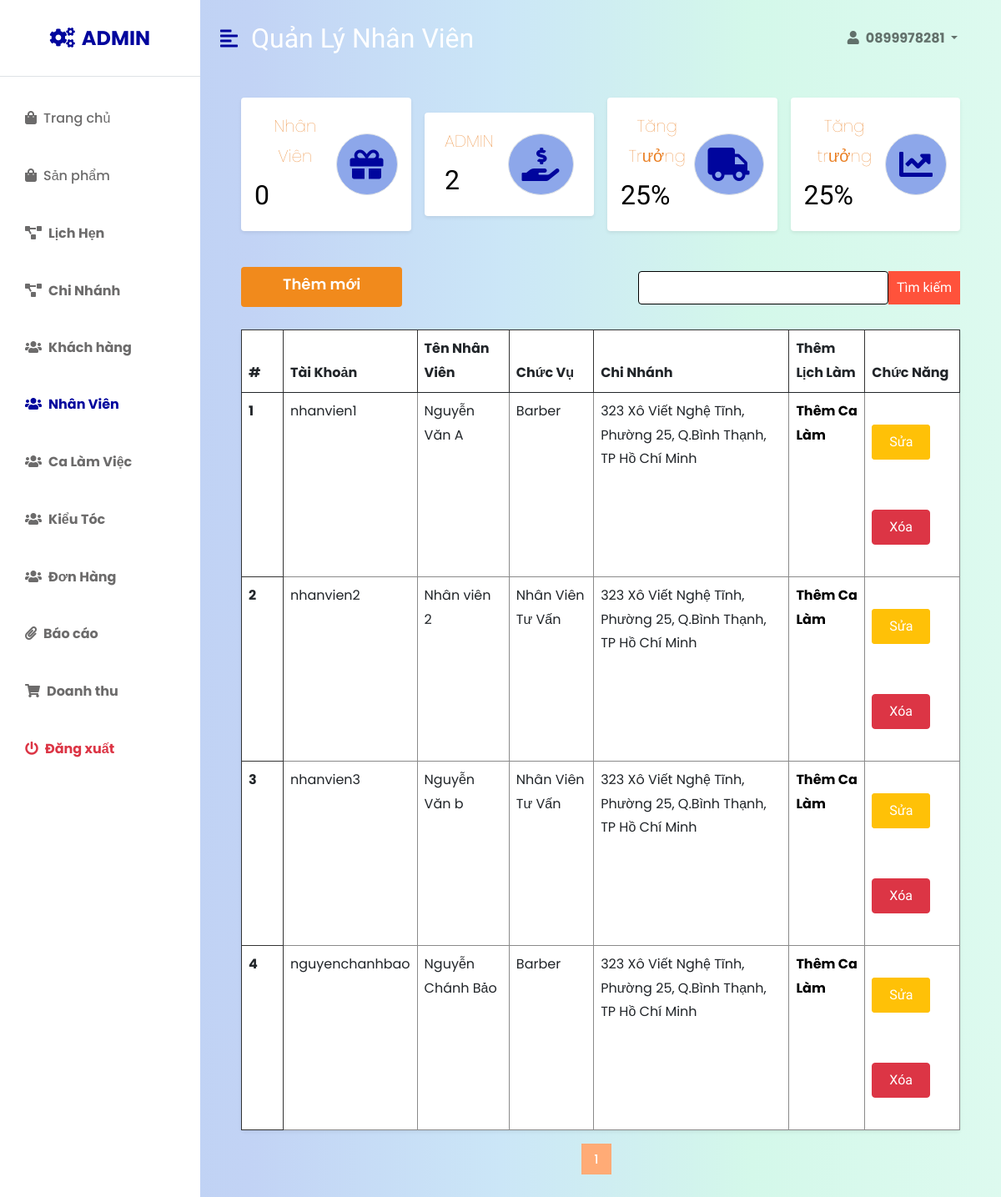
Screenshot of /admin/quanlynhanvien.php (signed in) with the database file from the repository.
### tables this page shows
CREATE TABLE `khachhang` (
  `id` int(11) NOT NULL,
  `username` varchar(255) DEFAULT NULL,
  `hoten` varchar(255) DEFAULT NULL,
  `password` varchar(255) DEFAULT NULL,
  `type` varchar(255) NOT NULL,
  `chinhanh` varchar(255) NOT NULL,
  `chucvu` varchar(255) NOT NULL,
  `gioitinh` varchar(255) NOT NULL,
  `ngaysinh` varchar(255) NOT NULL,
  `noisinh` varchar(255) NOT NULL,
  `background` varchar(255) NOT NULL
);

### admin/quanlynhanvien.php (the view, shortened to what this page needs)
<!DOCTYPE html>
<html lang="en">
<head>
    <link href="https://cdn.jsdelivr.net/npm/bootstrap@5.0.0-beta3/dist/css/bootstrap.min.css" rel="stylesheet" />
    <link rel="stylesheet" href="https://cdnjs.cloudflare.com/ajax/libs/font-awesome/5.15.3/css/all.min.css" />
    <link rel="stylesheet" href="admin.css" />
    <link rel="stylesheet" href="../css/style.css" />
</head>
<body>
    <div class="d-flex" id="wrapper">
        <div class="bg-white" id="sidebar-wrapper">
            <div class="sidebar-heading text-center py-4 primary-text fs-4 fw-bold text-uppercase border-bottom"><i
                    class="fa fa-cogs me-2"></i>admin</div>
            <div class="list-group list-group-flush my-3">
            <a href="index.php" class="list-group-item list-group-item-action bg-transparent second-text "><i
                        class="fas fa-shopping-bag me-2"></i>Trang chủ</a>
                <a href="quanlysanpham.php" class="list-group-item list-group-item-action bg-transparent second-text"><i
                        class="fas fa-shopping-bag me-2"></i>Sản phẩm</a>
                <a href="quanlylichhen.php" class="list-group-item list-group-item-action bg-transparent second-text fw-bold"><i
                        class="fas fa-project-diagram me-2"></i>Lịch Hẹn</a>
                <a href="quanlychinhanh.php" class="list-group-item list-group-item-action bg-transparent second-text fw-bold "><i
                        class="fas fa-project-diagram me-2"></i>Chi Nhánh</a>
                <a href="quanlyuser.php" class="list-group-item list-group-item-action bg-transparent second-text fw-bold"><i
                        class="fas fa-users me-2"></i>Khách hàng</a>
                <a href="quanlynhanvien.php" class="list-group-item list-group-item-action bg-transparent second-text fw-bold active"><i
                        class="fas fa-users me-2"></i>Nhân Viên</a>
                <a href="quanlycalam.php" class="list-group-item list-group-item-action bg-transparent second-text fw-bold"><i
                        class="fas fa-users me-2"></i>Ca Làm Việc</a>
                <a href="quanlymautoc.php" class="list-group-item list-group-item-action bg-transparent second-text fw-bold"><i
                        class="fas fa-users me-2"></i>Kiểu Tóc</a>
                <a href="quanlydonhang.php" class="list-group-item list-group-item-action bg-transparent second-text fw-bold"><i
                        class="fas fa-users me-2"></i>Đơn Hàng</a>
                <a href="quanlybaocao.php" class="list-group-item list-group-item-action bg-transparent second-text fw-bold"><i
                        class="fas fa-paperclip me-2"></i>Báo cáo</a>
                <a href="quanlydoanhthu.php" class="list-group-item list-group-item-action bg-transparent second-text fw-bold"><i
                        class="fas fa-shopping-cart me-2"></i>Doanh thu</a>
                <a href="../logout.php" class="list-group-item list-group-item-action bg-transparent text-danger fw-bold"><i
                        class="fas fa-power-off me-2"></i>Đăng xuất</a>
            </div>
        </div>
        <div id="page-content-wrapper">
            <nav class="navbar navbar-expand-lg navbar-light bg-transparent py-4 px-4">
                <div class="d-flex align-items-center">
                    <i class="fas fa-align-left primary-text fs-4 me-3" id="menu-toggle"></i>
                    <h2 class="fs-2 m-0">Quản Lý Nhân Viên</h2>
                </div>
                <div class="collapse navbar-collapse" id="navbarSupportedContent">
                    <ul class="navbar-nav ms-auto mb-2 mb-lg-0">
                        <li class="nav-item dropdown">
                            <a class="nav-link dropdown-toggle second-text fw-bold" href="#" id="navbarDropdown"
                                role="button" data-bs-toggle="dropdown" aria-expanded="false">
                                <i class="fas fa-user me-2"></i><?php if (isset($_SESSION['user']) && $_SESSION['user']){
                        echo $_SESSION['user'];
                    }
                    else{
                        echo 'Bạn chưa đăng nhập';
                    }?>
                            </a>
                        </li>
                    </ul>
                </div>
            </nav>
            <div class="container-fluid px-4">
                <div class="row g-3 my-2">
                    <div class="col-md-3">
                        <div class="p-3 bg-white shadow-sm d-flex justify-content-around align-items-center rounded">
                            <div>
                            <?php
                                    include "../config.php";
                                    $result = mysqli_query($conn, "SELECT * FROM chinhanh");
                                    $nhanvien = 0;
                                    while ($row = mysqli_fetch_assoc($result)){
                                    $nhanvien = $nhanvien + $row['nhanvien'];}
                                ?>
                                <p class="fs-5">Nhân Viên</p>
                                <h3 class="fs-2" style=" color: #000;"><?php echo $nhanvien?></h3>
                            </div>
                            <i class="fas fa-gift fs-1 primary-text border rounded-full secondary-bg p-3"></i>
                        </div>
                    </div>
                    <div class="col-md-3">
                        <div class="p-3 bg-white shadow-sm d-flex justify-content-around align-items-center rounded">
                            <div>
                            <?php
                                     include "../config.php";
                                     $sql = "SELECT * FROM khachhang where type = 'admin'";
                                     $res = mysqli_query($conn, $sql);
                                     $count = mysqli_num_rows($res);
                                ?>
                                <p class="fs-5">ADMIN</p>
                                <h3 class="fs-2" style="color: #000;"><?php echo $count?></h3>
                            </div>
                            <i
                                class="fas fa-hand-holding-usd fs-1 primary-text border rounded-full secondary-bg p-3"></i>
                        </div>
                    </div>
                    <div class="col-md-3">
                        <div class="p-3 bg-white shadow-sm d-flex justify-content-around align-items-center rounded">
                        <div>
                        <div>
                                <p class="fs-5">Tăng Trưởng</p>
                                <h3 class="fs-2" style="color: #000;">25%</h3>
                            </div>
                            </div>
                            <i class="fas fa-truck fs-1 primary-text border rounded-full secondary-bg p-3"></i>
                        </div>
                    </div>
                    <div class="col-md-3">
                        <div class="p-3 bg-white shadow-sm d-flex justify-content-around align-items-center rounded">
                            <div>
                                <p class="fs-5">Tăng trưởng</p>
                                <h3 class="fs-2" style="color: #000;">25%</h3>
                            </div>
                            <i class="fas fa-chart-line fs-1 primary-text border rounded-full secondary-bg p-3"></i>
                        </div>
                    </div>
                </div>
                <div    class="row my-5">
                    <ul class="quanly">
                    <li><a href="themnhanvien.php" class="btn__add" style="padding: 15px 50px; background-color: #f18a1c; border-radius: 4px; text-align: center;padding-top: 8px; color: #fff; font-size: 18px; font-weight: 600;">
                            Thêm mới
                        </a></li>
                        <li><form method="POST" class="d-flex" action="">
                            <input name="search" type="search" class="form-control" style="border-color: #000;height: 40px; width: 300px; position: relative;">
                            <button name="sbm" class="btn btn-success" style=" border-color: #f18a1c; border: unset; margin-top: 0px; padding: 8px 10px;">Tìm kiếm</button>
                        </form>
                    </li>
                    </ul>
                    <div class="col">
                        <table class="table bg-white rounded shadow-sm  table-hover">
                            <thead>
                                <tr>
                                    <th scope="col" width="50">#</th>
                                    <th scope="col">Tài Khoản</th>
                                    <th scope="col">Tên Nhân Viên</th>
                                    <th scope="col">Chức Vụ</th>
                                    <th scope="col">Chi Nhánh</th>
                                    <th scope="col">Thêm Lịch Làm</th>
                                    <th scope="col">Chức Năng</th>
                                </tr>
                            </thead>
                            <tbody>
                            <?php
                                include '../config.php';
                                $totalRecords = mysqli_query($conn, "SELECT * FROM `khachhang` where type = 'nhanvien'");
                                $totalRecords = $totalRecords->num_rows;
                                $current_page = isset($_GET['page']) ? $_GET['page'] : 1;
                                $limit = 6;
                                $total_page = ceil($totalRecords / $limit);
                                $i = 1;
                                $start = ($current_page - 1) * $limit;
                                $result = mysqli_query($conn, "SELECT * FROM `khachhang` where type = 'nhanvien' LIMIT $start, $limit");
                                while ($row = mysqli_fetch_array($result)){
                            ?>
                                <tr>
                                    <th scope="row"><?php echo $i++ ?></th>
                                    <td><?php echo $row['username']?></td>
                                    <td><?php echo $row['hoten']?></td>
                                    <td><?php echo $row['chucvu']?></td>
                                    <td><?php echo $row['chinhanh']?></td>
                                    <td><a style="color: #000; font-weight: bold;" href="themcalam.php?id=<?php echo $row['id']?>">Thêm Ca Làm</a></td>
                                    <td>
                                        <a class="btn btn-warning" style=" line-height: 40px; padding: 0px 20px; background-color:#ffc107; border-radius: 3px" href="suanhanvien.php?id=<?php echo $row['id']?>">Sửa</a>
                                        <a class="btn btn-danger" style="line-height: 40px; padding: 0px 20px; background-color:#dc3545; border-radius: 0.25rem;" href="xoanhanvien.php?id=<?php echo $row['id']?>">Xóa</a>
                                    </td>
                                </tr>
                            <?php }?>
                            </tbody>
                                </table>
                <ul class="pagination">
                <?php for ($i = 1; $i <= $total_page; $i++){
                    if ($i == $current_page){
                        echo '<li class="pag-item"><span >'.$i.'</span></li>';
                    }
                    else{
                        echo '<li class="pag-item"><a href = "quanlyuser.php?page='.$i.'">'.$i.'</a></li>';
                    }
                    }?>
                    </ul>
                    </div>
                </div>
            </div>
        </div>
    </div>
</body>
</html>

### admin/admin.css (style rules this page uses)
:root { --main-bg-color: #001f99; --main-text-color: #00059d; --second-text-color: #6c6b6b; --second-bg-color: #8da7ea; }
.primary-text { color: var(--main-text-color); }
.second-text { color: var(--second-text-color); }
.secondary-bg { background-color: var(--second-bg-color); }
.rounded-full { border-radius: 100%; }
#wrapper { overflow-x: hidden; background-image: linear-gradient( to right, #bad1f3, #c2d3f5, #cbe6f7, #d4f8ea, #ddfaef ); }
#sidebar-wrapper { min-height: 100vh; margin-left: -15rem; -webkit-transition: margin 0.25s ease-out; -moz-transition: margin 0.25s ease-out; -o-transition: margin 0.25s ease-out; transition: margin 0.25s ease-out; }
#sidebar-wrapper .sidebar-heading { padding: 0.875rem 1.25rem; font-size: 1.2rem; }
#sidebar-wrapper .list-group { width: 15rem; }
#page-content-wrapper { min-width: 100vw; }
#menu-toggle { cursor: pointer; }
.list-group-item { border: none; padding: 20px 30px; }
.list-group-item.active { background-color: transparent; color: var(--main-text-color); font-weight: bold; border: none; }
@media (min-width: 768px) { #sidebar-wrapper { margin-left: 0; } }
@media (min-width: 768px) { #page-content-wrapper { min-width: 0; width: 100%; } }
* { margin: 0; padding:0; box-sizing: border-box; }
body { font-family: 'Poppins', sans-serif; }
.navbar { display: flex; align-items: center; padding: 20px; }
nav { flex: 1; text-align: right; }
nav ul { display: inline-block; list-style-type: none; }
nav ul li { display: inline-block; margin-right: 20px; }
a { text-decoration: none; color: #555; }
p { text-align: center; color: #555; font-size: medium; }
.row { display: flex; align-items: center; flex-wrap: wrap; justify-content: space-around; padding-left: 25px; padding-right: 25px; }
.row p { color: #EA8025; font-size: 20px; margin-bottom: 10px; }
.btn { display: inline-block; background: #ff523b; color: #fff; padding: 10px 35px; margin: 30px 0; border-radius: 30px; transition: background 0.5s; }
h2 { text-align: center; }
ul { list-style-type: none; }
ul.quanly { display: flex; justify-content: space-between; }
table tr th { border: 1px solid #333; }
table tr td { border: 1px solid #8a8a8a; }

### css/style.css (style rules this page uses)
* { padding: 0; margin: 0; box-sizing: border-box; }
:root { --bg1: #151828; --bg2: #1b1f34; --body:#959DCC; --brand:#FFAB76; --white:#fff; }
body { color: var(--body); line-height: 1.8; background-color: var(--bg1); }
.active { background-color: #f68037; }
ul { list-style: none; margin: 0; padding: 0; }
a { text-decoration: none; }
h1,h2,h3,h4,h5,h6 { font-family: "Dela Gothic One", 'Segoe UI', Tahoma, Geneva, Verdana, sans-serif; color: #fff; }
a { color: var(--body); text-decoration: none; font-weight: 500; transition: all 0.4s ease; }
p { color: #fff; font-weight: 100; }
.navbar { background-color: rgb(24, 22, 22) ; }
.nav-link { text-transform: uppercase; color: var(--white); }
.btn { padding: 16px 36px; font-family: "Dela Gothic One", 'Segoe UI', Tahoma, Geneva, Verdana, sans-serif; transition: all 0.4s ease; border-radius: 0; }
ul.pagination { text-align: center; display: flex; justify-content: center; align-items: center; }
li.pag-item { padding: 5px 15px; background-color: #FFAB76; margin-right: 10px; color: var(--white); font-size: 15px; font-weight: 500; }

### rows the page displays
khachhang: username "nhanvien1", hoten "Nguyễn Văn A", chucvu "Barber", chinhanh "323 Xô Viết Nghệ Tĩnh, Phường 25, Q.Bình Thạnh, TP Hồ Chí Minh"
khachhang: username "nhanvien2", hoten "Nhân viên 2", chucvu "Nhân Viên Tư Vấn", chinhanh "323 Xô Viết Nghệ Tĩnh, Phường 25, Q.Bình Thạnh, TP Hồ Chí Minh"
khachhang: username "nhanvien3", hoten "Nguyễn Văn b", chucvu "Nhân Viên Tư Vấn", chinhanh "323 Xô Viết Nghệ Tĩnh, Phường 25, Q.Bình Thạnh, TP Hồ Chí Minh"
khachhang: username "nguyenchanhbao", hoten "Nguyễn Chánh Bảo", chucvu "Barber", chinhanh "323 Xô Viết Nghệ Tĩnh, Phường 25, Q.Bình Thạnh, TP Hồ Chí Minh"

### other values shown
$_SESSION['user'] "0899978281"
$nhanvien "0"
$count "2"
